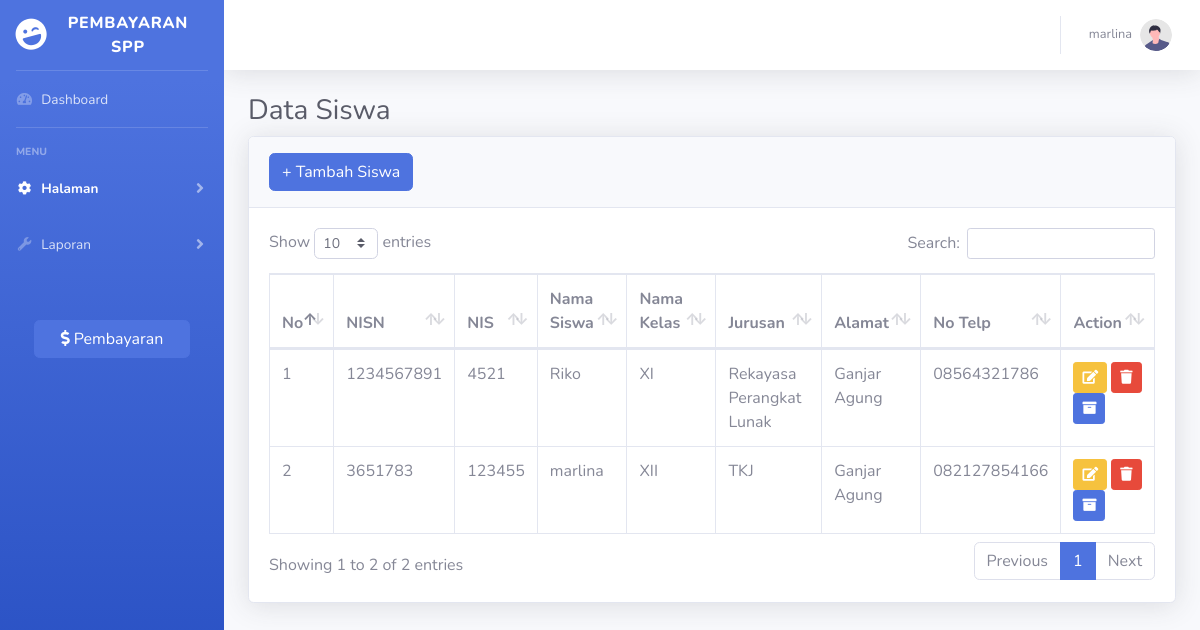
Screenshot of /index.php?page=siswa (signed in) with the database file from the repository.
### tables this page shows
CREATE TABLE `siswa` (
  `nisn` char(10) NOT NULL,
  `nis` char(8) NOT NULL,
  `nama` varchar(35) NOT NULL,
  `alamat` text NOT NULL,
  `no_telp` varchar(13) NOT NULL,
  `id_kelas` int(11) NOT NULL,
  `password` varchar(32) NOT NULL
);

CREATE TABLE `kelas` (
  `id_kelas` int(11) NOT NULL,
  `nama_kelas` varchar(10) NOT NULL,
  `kompetensi_keahlian` varchar(50) NOT NULL
);

### siswa.php (the view, shortened to what this page needs)
<h1 class="h3 mb-2 text-gray-800">Data Siswa</h1>
<div class="card shadow mb-4">
    <div class="card-header py-3">
        <?php
        if (!empty($_SESSION['user']['level'] == 'admin')) {
        ?>
            <button type="button" class="btn btn-primary" data-toggle="modal" data-target="#tambahsiswa">
                + Tambah Siswa
            </button>
        <?php
        }
        ?>
    </div>
    <div class="card-body">
        <div class="table-rersponsive">
            <table class="table table-bordered" id="dataTable" width="100%" cellspacing="0">
                <thead>
                    <tr>
                        <th>No</th>
                        <th>NISN</th>
                        <th>NIS</th>
                        <th>Nama Siswa</th>
                        <th>Nama Kelas</th>
                        <th>Jurusan</th>
                        <th>Alamat</th>
                        <th>No Telp</th>
                        <th>Action</th>
                    </tr>
                </thead>
                <tbody>
                    <?php
                    $i = 1;
                    $query = mysqli_query($koneksi, "SELECT * FROM siswa INNER JOIN kelas ON siswa.id_kelas=kelas.id_kelas");
                    while ($data = mysqli_fetch_array($query)) {
                    ?>
                        <tr>
                            <td><?php echo $i++ ?></td>
                            <td><?php echo $data['nisn'] ?></td>
                            <td><?php echo $data['nis'] ?></td>
                            <td><?php echo $data['nama'] ?></td>
                            <td><?php echo $data['nama_kelas'] ?></td>
                            <td><?php echo $data['kompetensi_keahlian'] ?></td>
                            <td><?php echo $data['alamat'] ?></td>
                            <td><?php echo $data['no_telp'] ?></td>
                            <td>
                                <?php
                                if (!empty($_SESSION['user']['level'] == 'admin')) {
                                ?>
                                    <button type="button" class="btn btn-warning btn-sm" data-toggle="modal" data-target="#editsiswa<?php echo $data['nisn'] ?>">
                                        <i class="fa fa-edit"></i>
                                    </button>
                                    <button type="button" class="btn btn-danger btn-sm" data-toggle="modal" data-target="#hapussiswa<?php echo $data['nisn'] ?>">
                                        <i class="fa fa-trash"></i>
                                    </button>
                                <?php
                                }
                                ?>
                                <a href="?page=history&nisn=<?php echo $data['nisn'] ?>" class="btn btn-primary btn-sm">
                                    <i class="fa fa-archive"></i>
                                </a>
                            </td>
                        </tr>
                    <?php
                    }
                    ?>
                </tbody>
            </table>
        </div>
    </div>
</div>

### index.php (shortened to what this page needs)
<!DOCTYPE html>
<html lang="en">
<head>
        <?php
        $page = isset($_GET['page']) ? $_GET['page'] : 'Dashboard';
        ?>
    <link href="vendor/fontawesome-free/css/all.min.css" rel="stylesheet" type="text/css">
    <link href="css/sb-admin-2.min.css" rel="stylesheet">
    <link href="vendor/datatables/dataTables.bootstrap4.min.css" rel="stylesheet">
</head>
<body id="page-top">
    <div id="wrapper">
        <?php
        if (!empty($_SESSION['user']['level']) && !empty($_SESSION['user']['level'] == 'admin')) {
        ?>
            <ul class="navbar-nav bg-gradient-primary sidebar sidebar-dark accordion" id="accordionSidebar">
                <a class="sidebar-brand d-flex align-items-center justify-content-center" href="index.php">
                    <div class="sidebar-brand-icon rotate-n-15">
                        <i class="fas fa-laugh-wink"></i>
                    </div>
                    <div class="sidebar-brand-text mx-3">Pembayaran SPP</div>
                </a>
                <hr class="sidebar-divider my-0">
                <li class="nav-item
                <?php
                if (empty($_GET['page'])) {
                    echo 'active';
                }
                ?>">
                    <a class="nav-link" href="index.php">
                        <i class="fas fa-fw fa-tachometer-alt"></i>
                        <span>Dashboard</span></a>
                </li>
                <hr class="sidebar-divider">
                <div class="sidebar-heading">
                    Menu
                </div>
                <li class="nav-item <?php echo ($page == 'petugas' || $page == 'siswa' || $page == 'kelas' ? 'active' : '') ?>">
                    <a class="nav-link collapsed" href="#" data-toggle="collapse" data-target="#collapseTwo" aria-expanded="true" aria-controls="collapseTwo">
                        <i class="fas fa-fw fa-cog"></i>
                        <span>Halaman</span>
                    </a>
                </li>
                <li class="nav-item <?php echo ($page == 'spp' || $page == 'laporan' ? 'active' : '') ?>">
                    <a class="nav-link collapsed" href="#" data-toggle="collapse" data-target="#collapseUtilities" aria-expanded="true" aria-controls="collapseUtilities">
                        <i class="fas fa-fw fa-wrench"></i>
                        <span>Laporan</span>
                    </a>
                </li>
                <button type="button" class="btn btn-primary mb-4 mt-5" style="width: 70%; margin-left: 15%" data-toggle="modal" data-target="#tambahpembayaran">
                    <i class="fas fa-dollar-sign"></i> Pembayaran
                </button>
            </ul>
        <?php
        }
        ?>
        <div id="content-wrapper" class="d-flex flex-column">
            <div id="content">
                <nav class="navbar navbar-expand navbar-light bg-white topbar mb-4 static-top shadow">
                    <ul class="navbar-nav ml-auto">
                        <li class="nav-item dropdown no-arrow">
                            <a class="nav-link dropdown-toggle" href="#" id="userDropdown" role="button" data-toggle="dropdown" aria-haspopup="true" aria-expanded="false">
                                <span class="mr-2 d-none d-lg-inline text-gray-600 small">
                                    <?php
                                    if (!empty($_SESSION['user']['id_petugas'])) {
                                        echo $_SESSION['user']['nama_petugas'];
                                    } else {
                                        echo $_SESSION['user']['nama'];
                                    }
                                    ?>
                                </span>
                                <img class="img-profile rounded-circle" src="img/undraw_profile.svg">
                            </a>
                        </li>
                    </ul>
                </nav>
                <div class="container-fluid">
                    <?php
                    $page = isset($_GET['page']) ? $_GET['page'] : 'dashboard';
                    include $page . '.php';
                    ?>
                </div>
            </div>
        </div>
    </div>
</body>
</html>

### rows the page displays
siswa: nisn "1234567891", nis "4521", nama "Riko", id_kelas.nama_kelas "XI", id_kelas.kompetensi_keahlian "Rekayasa Perangkat Lunak", alamat "Ganjar Agung", no_telp "08564321786"
siswa: nisn "3651783", nis "123455", nama "marlina", id_kelas.nama_kelas "XII", id_kelas.kompetensi_keahlian "TKJ", alamat "Ganjar Agung", no_telp "082127854166"

### other values shown
$_SESSION['user']['nama_petugas'] "marlina"
